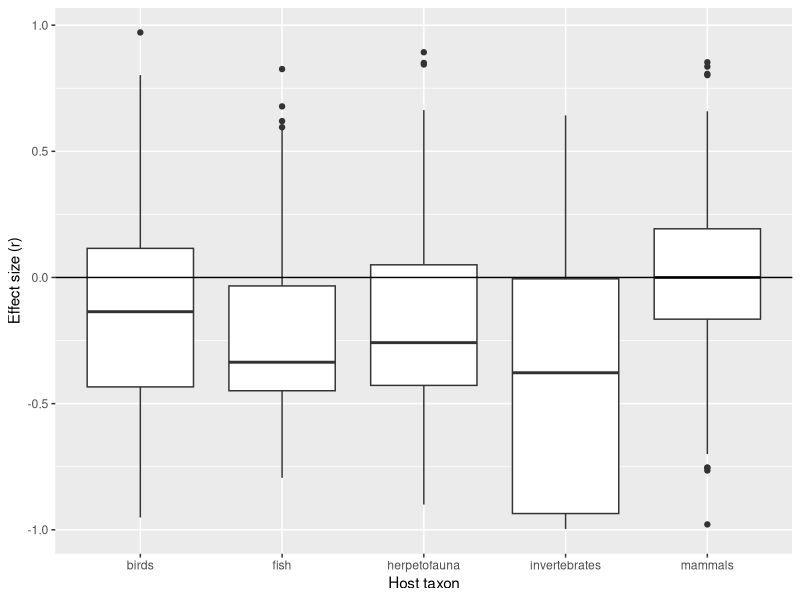
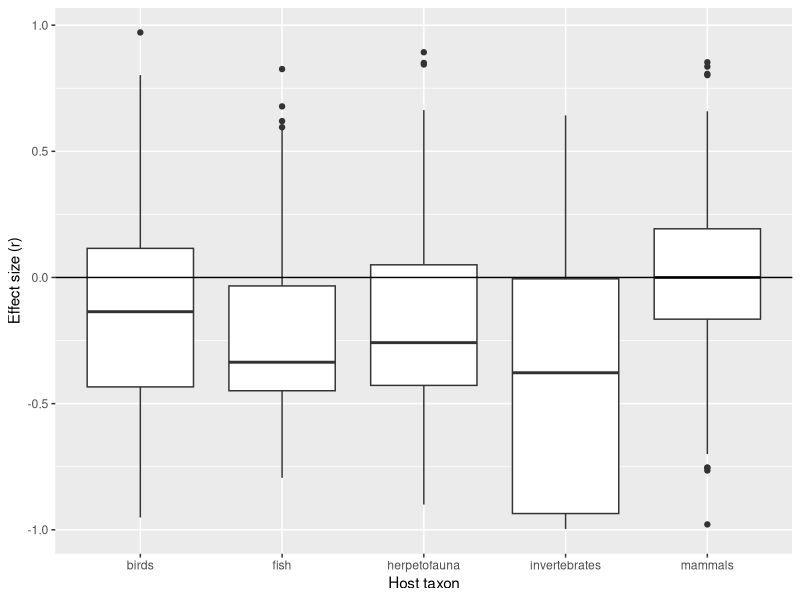
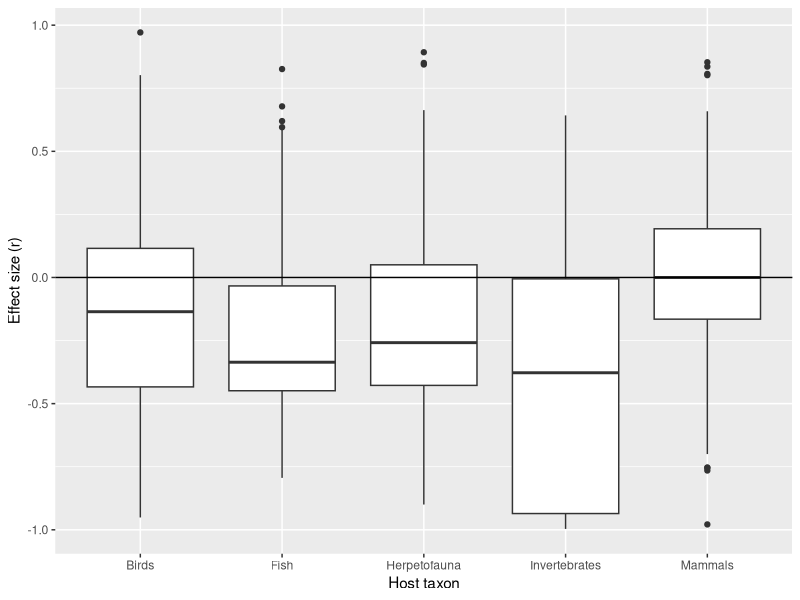
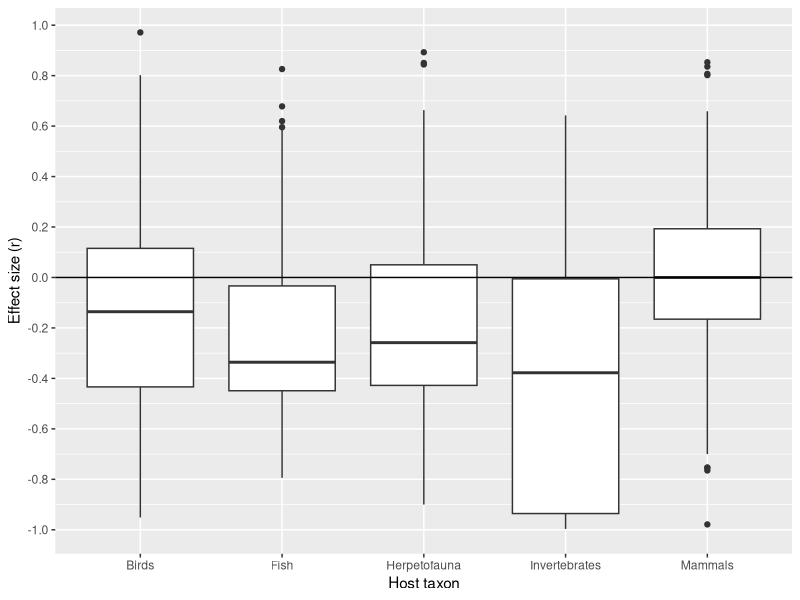
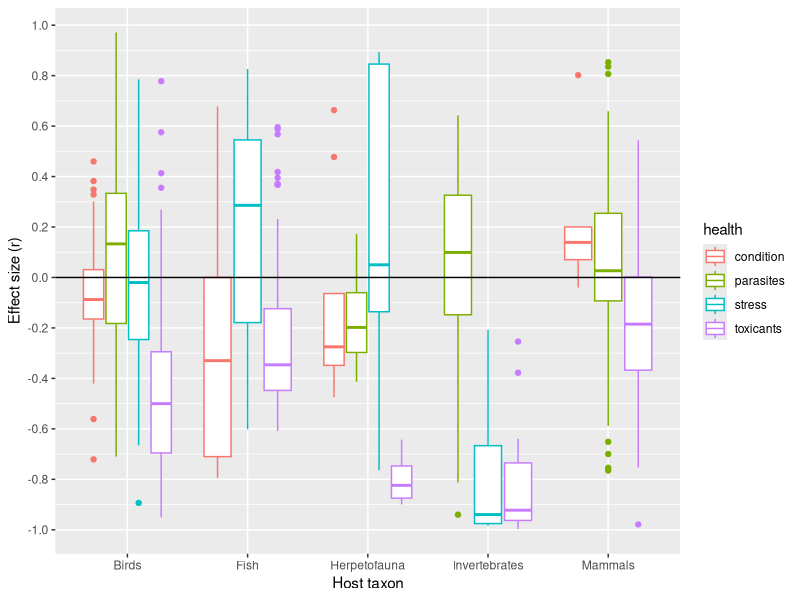
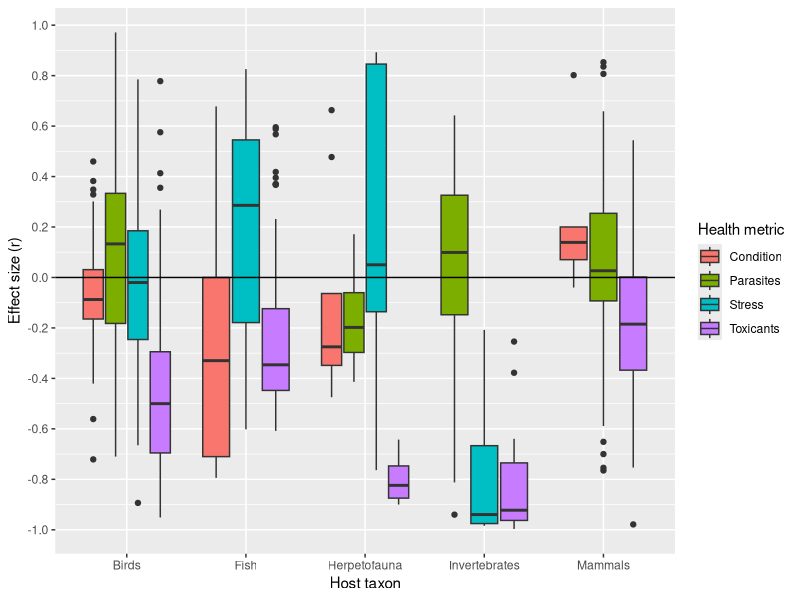
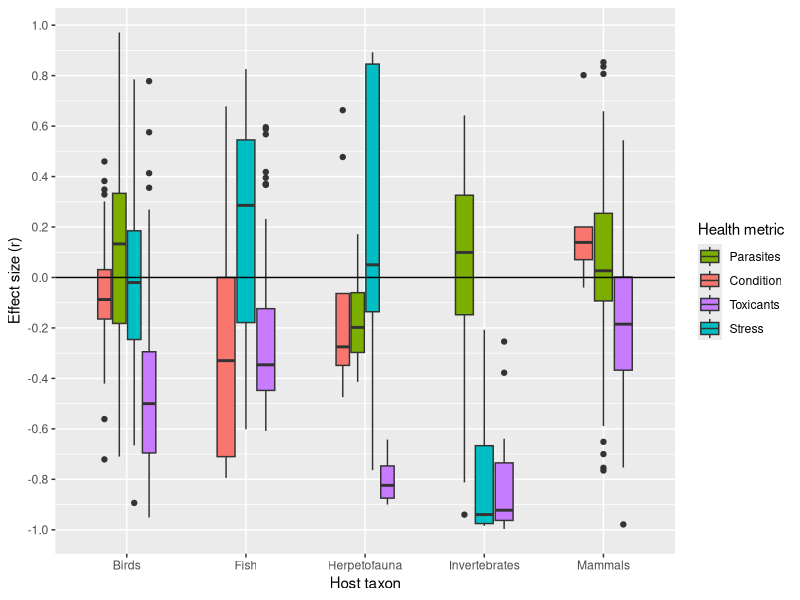
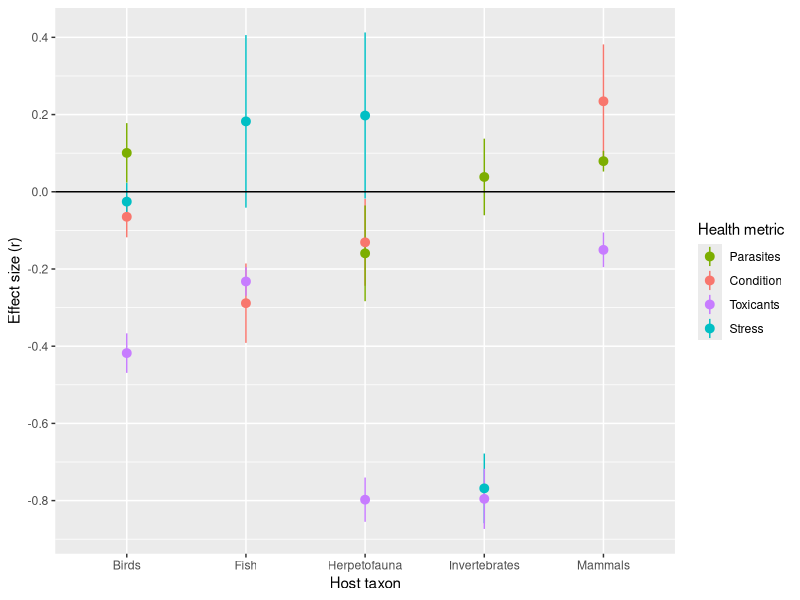

Source code (R) for these figures, in order: (Note: this script raises an error after producing the figures.)
## ---- chunk 1
knitr::include_graphics("https://imgs.xkcd.com/comics/compact_graphs.png")
## ---- chunk 2
library(tidyverse)
urban_data <- read_csv("data/raw/Murray-Sanchez_urban-wildlife.csv")
ggplot(data = urban_data, aes(x = host.class, y = r)) +
  geom_boxplot() +
  geom_hline(yintercept = 0) +
  labs(x = "Host taxon", y = "Effect size (r)")
## ---- chunk 3
ggplot(data = urban_data, aes(x = host.class, y = r)) +
  geom_boxplot() +
  geom_hline(yintercept = 0) +
  xlab("Host taxon") + ylab("Effect size (r)")
## ---- chunk 4
ggplot(data = urban_data, aes(x = host.class, y = r)) +
  geom_boxplot() +
  geom_hline(yintercept = 0) +
  scale_x_discrete("Host taxon", 
                   breaks = unique(urban_data$host.class), 
                   labels = str_to_sentence(unique(urban_data$host.class))) + 
  ylab("Effect size (r)")
## ---- chunk 5
ggplot(data = urban_data, aes(x = host.class, y = r)) +
  geom_boxplot() +
  geom_hline(yintercept = 0) +
  scale_x_discrete("Host taxon", 
                   breaks = unique(urban_data$host.class), 
                   labels = str_to_sentence(unique(urban_data$host.class))) + 
  scale_y_continuous("Effect size (r)", 
                     breaks = seq(from = -1, to = 1, by = 0.2))
## ---- chunk 6
ggplot(urban_data, aes(x = host.class, y = r, color = health)) +
  geom_boxplot() +
  geom_hline(yintercept = 0) +
  scale_x_discrete("Host taxon", 
                   breaks = unique(urban_data$host.class), 
                   labels = str_to_sentence(unique(urban_data$host.class))) + 
  scale_y_continuous("Effect size (r)", 
                     breaks = seq(from = -1, to = 1, by = 0.2))
## ---- chunk 7
ggplot(urban_data, aes(x = host.class, y = r, fill = health)) +
  geom_boxplot() +
  geom_hline(yintercept = 0) +
  scale_x_discrete("Host taxon", 
                   breaks = unique(urban_data$host.class), 
                   labels = str_to_sentence(unique(urban_data$host.class))) + 
  scale_y_continuous("Effect size (r)", 
                     breaks = seq(from = -1, to = 1, by = 0.2)) +
  scale_fill_discrete("Health metric",
                      breaks = sort(unique(urban_data$health)),
                      labels = str_to_sentence(sort(unique(urban_data$health))))
## ---- chunk 8
ggplot(urban_data, aes(x = host.class, y = r, fill = health)) +
  geom_boxplot(width = 0.5) +
  geom_hline(yintercept = 0) +
  scale_x_discrete("Host taxon", 
                   breaks = unique(urban_data$host.class), 
                   labels = str_to_sentence(unique(urban_data$host.class))) + 
  scale_y_continuous("Effect size (r)", 
                     breaks = seq(from = -1, to = 1, by = 0.2)) +
  scale_fill_discrete("Health metric",
                      breaks = unique(urban_data$health),
                      labels = str_to_sentence(unique(urban_data$health)))
## ---- chunk 9
ggplot(urban_data, aes(x = host.class, y = r, color = health)) +
  stat_summary() +
  geom_hline(yintercept = 0) +
  scale_x_discrete("Host taxon", 
                   breaks = unique(urban_data$host.class), 
                   labels = str_to_sentence(unique(urban_data$host.class))) + 
  scale_y_continuous("Effect size (r)", 
                     breaks = seq(from = -1, to = 1, by = 0.2)) +
  scale_color_discrete("Health metric",
                       breaks = unique(urban_data$health),
                       labels = str_to_sentence(unique(urban_data$health)))
## ---- chunk 10
ggplot(urban_data, aes(x = host.class, y = r, color = health)) +
  stat_summary(position = position_dodge(width = 0.2)) +
  geom_hline(yintercept = 0) +
  scale_x_discrete("Host taxon", 
                   breaks = unique(urban_data$host.class), 
                   labels = str_to_sentence(unique(urban_data$host.class))) + 
  scale_y_continuous("Effect size (r)", 
                     breaks = seq(from = -1, to = 1, by = 0.2)) +
  scale_color_discrete("Health metric",
                       breaks = unique(urban_data$health),
                       labels = str_to_sentence(unique(urban_data$health)))
## ---- chunk 11
knitr::include_graphics("images/position.png")
## ---- chunk 12
urban_data %>%
  filter(YEAR == 2009) %>%
  ggplot(aes(x = udiff_1000, y = r)) +
  geom_point() +
  labs(x = "Urban gradient (1 km)", y = "Effect size (r)") +
  geom_text(aes(label = AUTHORS)) 
## ---- chunk 13
urban_data %>%
  filter(YEAR == 2009) %>%
  ggplot(aes(x = udiff_1000, y = r)) +
  geom_point() +
  labs(x = "Urban gradient (1 km)", y = "Effect size (r)") +
  geom_text(aes(label = AUTHORS), hjust = 0, vjust = 1) 
## ---- chunk 14
urban_data %>%
  filter(YEAR == 2009) %>%
  ggplot(aes(x = udiff_1000, y = r)) +
  geom_point() +
  labs(x = "Urban gradient (1 km)", y = "Effect size (r)") +
  geom_text(aes(label = AUTHORS), hjust = "inward", vjust = 1) 
## ---- chunk 15
urban_data %>%
  filter(YEAR == 2009) %>%
  ggplot(aes(x = udiff_1000, y = r)) +
  geom_point() +
  labs(x = "Urban gradient (1 km)", y = "Effect size (r)") +
  geom_text(aes(label = AUTHORS), hjust = 0, vjust = 1, nudge_x = 1) 
## ---- chunk 16
urban_data %>%
  filter(YEAR == 2009) %>%
  ggplot(aes(x = udiff_1000, y = r)) +
  geom_point() +
  labs(x = "Urban gradient (1 km)", y = "Effect size (r)") +
  geom_text(aes(label = AUTHORS), position = position_jitter(width = 1, height = .1))
## ---- chunk 17
urban_data %>%
  filter(YEAR == 2009) %>%
  ggplot(aes(x = udiff_1000, y = r)) +
  geom_point() +
  labs(x = "Urban gradient (1 km)", y = "Effect size (r)") +
  geom_text(aes(label = AUTHORS), hjust = "inward", nudge_y = -0.01, check_overlap = T)
## ---- chunk 18
ggplot(urban_data, aes(x = host.class, y = r, fill = health)) +
  geom_boxplot(width = 0.5) +
  geom_hline(yintercept = 0) +
  scale_x_discrete("Host taxon", 
                   breaks = unique(urban_data$host.class), 
                   labels = str_to_sentence(unique(urban_data$host.class))) + 
  scale_y_continuous("Effect size (r)", 
                     breaks = seq(from = -1, to = 1, by = 0.2)) +
  scale_fill_discrete("Health metric",
                      breaks = unique(urban_data$health),
                      labels = str_to_sentence(unique(urban_data$health))) +
  annotate("text", x = 0.1, y = 0, label = "No effect\n(r=0)",
           hjust = 0, vjust = 0.5) 
## ---- chunk 19
ggplot(urban_data, aes(x = YEAR, y = r)) +
  geom_point(aes(color = host.class, shape = health)) +
  scale_shape_discrete("Health metric") +
  scale_color_discrete("Host group")
## ---- chunk 20
ggplot(urban_data, aes(x = YEAR, y = r)) +
  geom_point(aes(color = host.class)) +
  scale_color_discrete("Host group") +
  facet_wrap(~health)
## ---- chunk 21
ggplot(urban_data, aes(x = YEAR, y = r)) +
  geom_point(aes(color = host.class)) +
  scale_shape_discrete("Health metric") +
  scale_color_discrete("Host group") +
  facet_grid(aqterr~health)
## ---- chunk 22
# install.packages("cowplot")
library(cowplot)

p_year <- ggplot(urban_data, aes(x = YEAR, y = r)) +
  geom_point() +
  xlab("Year") + ylab("Effect size (r)")
p_host <- ggplot(urban_data, aes(x = host.class, y = r)) +
  geom_boxplot() +
  geom_hline(yintercept = 0) +
  scale_x_discrete("Host taxon", 
                   breaks = unique(urban_data$host.class), 
                   labels = str_to_sentence(unique(urban_data$host.class))) + 
  scale_y_continuous("Effect size (r)", 
                     breaks = seq(from = -1, to = 1, by = 0.2))

cowplot::plot_grid(p_year, p_host,
                   nrow = 1, ncol = 2)
## ---- chunk 23
cowplot::plot_grid(p_year + labs(title = "Gray"), 
                   p_year + theme_classic() + labs(title = "Classic"),
                   p_year + theme_bw() + labs(title = "B/W"), 
                   p_year + theme_dark() + labs(title = "Dark"))
## ---- chunk 24
ggplot(urban_data, aes(x = YEAR, y = r)) +
  geom_point(aes(color = host.class)) +
  scale_shape_discrete("Health metric") +
  scale_color_discrete("Host group") +
  scale_x_continuous("Year") + scale_y_continuous("Effect size (r)") +
  facet_grid(aqterr~health) +
  theme_bw() +
  theme(legend.position = "bottom", 
        legend.title = element_text(size = 13),
        legend.text = element_text(size = 11),
        axis.text = element_text(size = 11),
        axis.title = element_text(size = 13),
        strip.text = element_text(size = 14))
## ---- chunk 25
ggplot(urban_data, aes(x = udiff_1000, y = r, color = YEAR)) +
  theme_bw() +
  geom_point() +
  xlab("Difference in urban gradient (1 km)") +
  ylab("Effect size (r)") +
  scale_color_continuous("Year")
## ---- chunk 26
ggplot(urban_data, aes(x = udiff_1000, y = r, color = YEAR)) +
  theme_bw() +
  geom_point() +
  xlab("Difference in urban gradient (1 km)") +
  ylab("Effect size (r)") +
  scale_color_viridis_c("Year")
## ---- chunk 27
cowplot::plot_grid(
  ggplot(urban_data, aes(x = udiff_1000, y = r, color = YEAR)) +
    theme_bw() +
    geom_point() +
    xlab("Difference in urban gradient (1 km)") +
    ylab("Effect size (r)") +
    scale_color_viridis_c("Year", option = "magma") +
    ggtitle("Full color range"),
  ggplot(urban_data, aes(x = udiff_1000, y = r, color = YEAR)) +
    theme_bw() +
    geom_point() +
    xlab("Difference in urban gradient (1 km)") +
    ylab("Effect size (r)") +
    scale_color_viridis_c("Year", option = "magma", begin = 0, end = 0.7) +
    ggtitle("Top of range removed"),
  nrow = 2
)
## ---- chunk 28
ggplot(urban_data, aes(x = udiff_1000, y = r, color = YEAR)) +
  theme_bw() +
  geom_point() +
  xlab("Difference in urban gradient (1 km)") +
  ylab("Effect size (r)") +
  scale_color_gradient("Year", low = "red", high = "blue") 
## ---- chunk 29
ggplot(urban_data, aes(x = host.class, y = r, fill = health)) +
  geom_boxplot(width = 0.5) +
  geom_hline(yintercept = 0) +
  scale_x_discrete("Host taxon", 
                   breaks = unique(urban_data$host.class), 
                   labels = str_to_sentence(unique(urban_data$host.class))) + 
  scale_y_continuous("Effect size (r)", 
                     breaks = seq(from = -1, to = 1, by = 0.2)) +
  scale_fill_viridis_d("Health metric",
                       breaks = unique(urban_data$health),
                       labels = str_to_sentence(unique(urban_data$health)))
## ---- chunk 30
RColorBrewer::display.brewer.all(colorblindFriendly = T)

ggplot(urban_data, aes(x = host.class, y = r, fill = health)) +
  geom_boxplot(width = 0.5) +
  geom_hline(yintercept = 0) +
  scale_x_discrete("Host taxon", 
                   breaks = unique(urban_data$host.class), 
                   labels = str_to_sentence(unique(urban_data$host.class))) + 
  scale_y_continuous("Effect size (r)", 
                     breaks = seq(from = -1, to = 1, by = 0.2)) +
  scale_fill_brewer("Health metric",
                    breaks = unique(urban_data$health),
                    labels = str_to_sentence(unique(urban_data$health)),
                    palette = "Set2")
## ---- chunk 31
ggplot(urban_data, aes(x = health, y = r)) +
  geom_point(aes(color = host.class), position = position_dodge(width = 0.2), alpha = 0.5) +
  stat_summary(shape = "square") +
  geom_hline(yintercept = 0) +
  annotate("text", x = 0.1, y = 0, label = "No effect\n(r=0)",
           hjust = 0, vjust = 0.5) +
  theme_bw() +
  labs(x = "Health metric", y = "Effect size (r)",
       title = "Mean +/- SE by health metric") +
  scale_color_brewer("Host taxon", palette = "Dark2") +
  theme(text = element_text(size = 12), legend.position = "bottom") 
## ---- chunk 32
ggsave(filename = "figures/taxon_effect_plot.png", 
       width = 7, height = 6, units = "in")
